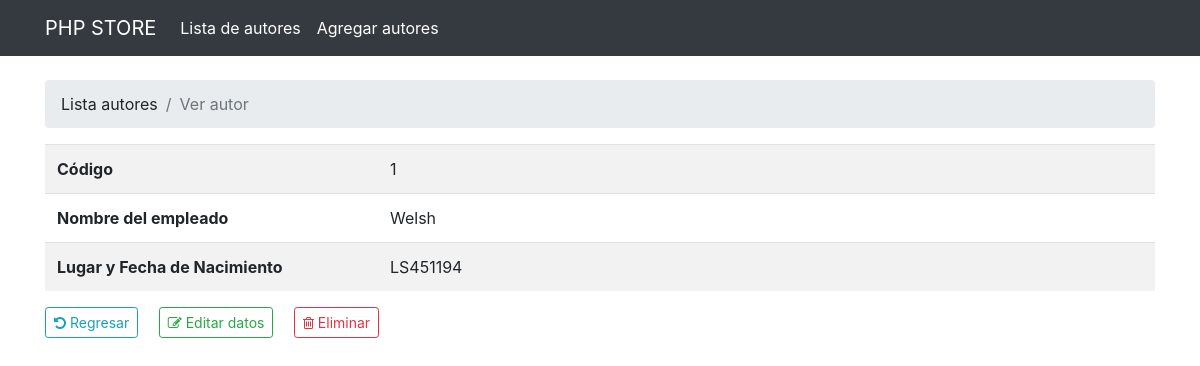
The app's page /perfil.php?idAutor=1 with its own data.
### tables this page shows
CREATE TABLE IF NOT EXISTS `autor` (
  `idAutor` bigint(20) unsigned NOT NULL AUTO_INCREMENT,
  `nombre` varchar(255) NOT NULL,
  `carnet` varchar(8) DEFAULT NULL,
  PRIMARY KEY (`idAutor`),
  UNIQUE KEY `carnet` (`carnet`)
);

### perfil.php (the view, shortened to what this page needs)
<?php
    require_once "db/db.php";
    if(isset($_REQUEST['acc'])=='')
    {
        $pagina = file_get_contents("templates/perfil.html");
        $pagina = preg_replace('/--nav--/', GetNav(), $pagina);
        $pagina = preg_replace('/--alert--/', '', $pagina);
        $pagina = preg_replace('/--content--/', GetInfo(), $pagina);
        echo $pagina;
    }
    else
    {
        $pagina = file_get_contents("templates/perfil.html");
        $pagina = preg_replace('/--nav--/', GetNav(), $pagina);
        $pagina = preg_replace('/--alert--/', GetAlert(), $pagina);
        $pagina = preg_replace('/--content--/', GetInfo(), $pagina);
        echo $pagina;
    }
    function GetNav()
    {
        $active='<li class=" textnav-item active"><a class=" text-white nav-link" href="index.php">Lista de autores</a></li>
        <li class=" nav-item"><a class="text-white nav-link" href="agregar.php">Agregar autores</a></li>';
        $nav = file_get_contents("templates/nav.html");
        $nav = preg_replace('/--active--/', $active, $nav);
        return $nav;
    }
    function GetInfo()
    {
        global $con;
        $info="";
        $idAutor = mysqli_real_escape_string($con,(strip_tags($_REQUEST["idAutor"],ENT_QUOTES)));
        $sql = mysqli_query($con, "SELECT * FROM autor WHERE idAutor='$idAutor'");
        if(mysqli_num_rows($sql) == 0){
            header("Location: index.php");
        }else{
            $row = mysqli_fetch_assoc($sql);
            $id	= $row['idAutor'];
            $carnet	= $row['carnet'];
            $nombre	=  $row['nombre'];
            $info = "<table class=\"table table-striped table-condensed\">
            <tr>
                <th width=\"30%\">Código</th>
                <td>$id</td>
            </tr>
            <tr>
                <th>Nombre del empleado</th>
                <td>$nombre</td>
            </tr>
            <tr>
                <th>Lugar y Fecha de Nacimiento</th>
                <td>$carnet</td>
            </tr>
        </table>
        <a href=\"index.php\" class=\"btn btn-sm btn-outline-info\"><i class=\"fa fa-undo\"></i> Regresar</a>
        <a href=\"editar.php?idAutor=$id\" class=\"btn btn-sm btn-outline-success mx-3\"><i class=\"fa fa-edit\"></i></span> Editar datos</a>
        <a href=\"perfil.php?acc=delete&idAutor=$id\" class=\"btn btn-sm btn-outline-danger\" onclick=\"return confirm('&iquest;Esta seguro de borrar los datos $nombre?')\"><i class=\"fa fa-trash-o\"></i> Eliminar</a>";
        }
        return $info;
    }
?>

### records on screen
autor: idAutor "1", nombre "Welsh", carnet "LS451194"

### other values on screen
$pagina "PHP STORE Lista autores Ver autor"
